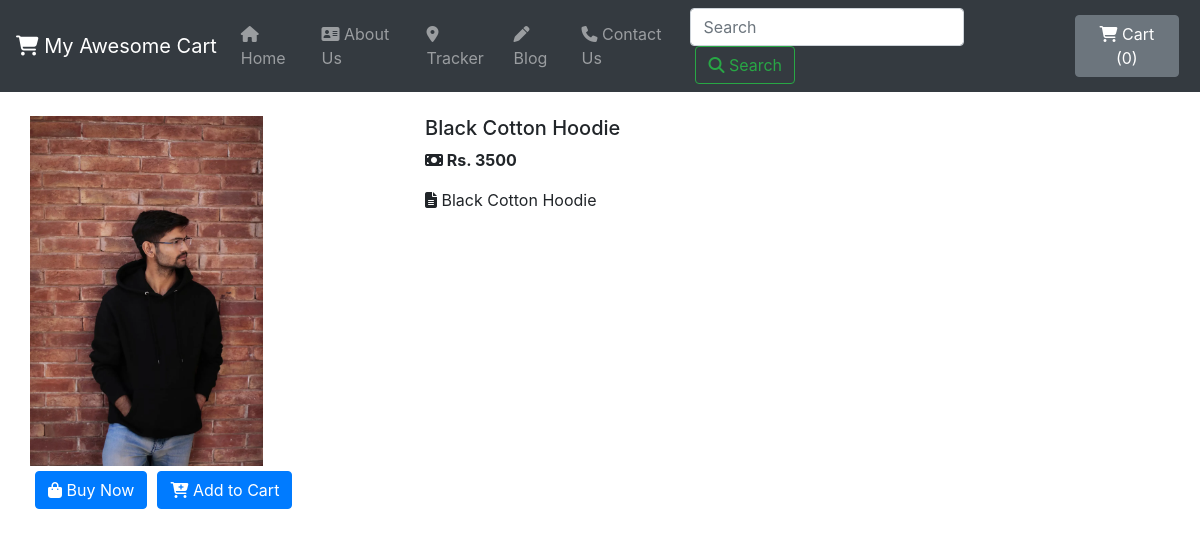
/shop/products/18, run on the app's committed database.
### shop/models.py (models this page shows, shortened)
class Product(models.Model):
    product_id = models.AutoField
    product_name = models.CharField(max_length=26)
    category = models.CharField(max_length=50, default="")
    subcategory = models.CharField(max_length=50, default="")
    price = models.IntegerField(default=0)
    desc = models.CharField(max_length=4000, default="No description Provided.")
    pub_date = models.DateField()
    image = models.ImageField(upload_to="shop/images", default="")

### shop/views.py (the view)
# urls.py: path('products/<int:myid>', views.productView, name="ProductView"),
def productView(request, myid):
    product = Product.objects.filter(id=myid)
    return render(request, "shop/prodview.html", {'product': product[0]})

### shop/templates/shop/prodview.html (shortened to what this page needs)
{% extends 'shop/basic.html' %}
{% block body %}
<div class="container my-4">
    <div class="row">
        <div class="col-md-4">
            <div class="row">
        <img src="/media/{{ product.image }}" width="233px" >
            </div>
                <div class="row">
                    <button class="btn btn-primary"><i class="fas fa-shopping-bag"></i> Buy Now</button>
                    <button class="btn btn-primary"><i class="fa-solid fa-cart-plus"></i> Add to Cart</button>
                </div>
        </div>
            <div class="col-md-8">
        <h5>{{ product.product_name }}</h5>
        <p><strong><i class="fa-solid fa-money-bill"></i> Rs. {{ product.price }}</strong></p>
        <p><i class="fa-solid fa-file-lines"></i> {{ product.desc }}</p>
            </div>
    </div>
</div>
{% endblock %}

### shop/templates/shop/basic.html (style rules this page uses)
.btn, .btn-secondary { margin: 5px; }

### data on the page
Product: image (picture), product_name "Black Cotton Hoodie", price "3500", desc "Black Cotton Hoodie"
